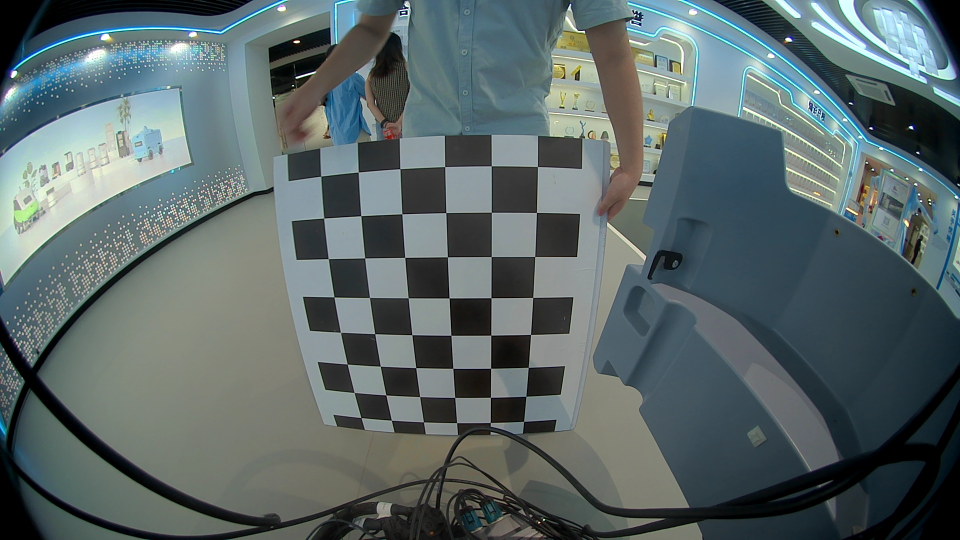
#> input picture samples/a/back/img_0047.jpg, 1920 x 1080 px (shown at 1/2 size); its folder holds only this picture in this run
$ jupyter execute --allow-errors calib_fisheye_camera.ipynb   (older library calls are emulated)
#> lines starting #> are read from the running program, lines starting #| are printed output that depends on the picture; long printed decimals are rounded
[cell 1]
import cv2
import numpy as np
from scipy.spatial.transform import Rotation as R


def generate_pixel_to_world_map(K, D, R_wc, t_wc, image_size, plane_z=0.0):
    H, W = image_size
    xyz_map = np.zeros((H, W, 3), dtype=np.float32)

    # 像素坐标网格
    u, v = np.meshgrid(np.arange(W), np.arange(H))  # shape: (H, W)
    pixel_coords = np.stack([u, v], axis=-1).astype(np.float32)  # (H, W, 2)
    pixel_coords_flat = pixel_coords.reshape(-1, 1, 2)

    # 去畸变得到归一化相机坐标
    undistorted_pts = cv2.fisheye.undistortPoints(pixel_coords_flat, K, D)  # (N,1,2)
    undistorted_pts = undistorted_pts.reshape(-1, 2)

    # 单位射线
    rays_cam = np.concatenate([undistorted_pts, np.ones((undistorted_pts.shape[0], 1))], axis=1)

    # 相机坐标系 → 世界坐标系的射线方向
    rays_world = (R_wc @ rays_cam.T).T  # (N,3)

    # ✅ 正确计算相机中心
    cam_center = t_wc.flatten()  # shape (3,)

    # 与 z=plane_z 的平面求交
    t_vals = (plane_z - cam_center[2]) / rays_world[:, 2]
    pts_world = cam_center + rays_world * t_vals[:, np.newaxis]

    xyz_map = pts_world.reshape(H, W, 3).astype(np.float32)
    return xyz_map

def save_xyz_map_binary(xyz_map: np.ndarray, file_path: str):
    # 确保是 float32 类型，等价于 CV_32FC3
    if xyz_map.dtype != np.float32:
        xyz_map = xyz_map.astype(np.float32)

    # 写入二进制文件
    with open(file_path, 'wb') as f:
        f.write(xyz_map.tobytes())

def compute_world_projection_errors(img_points, obj_points, xyz_map):
    """
    计算像素反投影到世界坐标后，与原始3D目标点之间的欧式距离误差。

    参数:
    - img_points: (N, 2) 图像中的像素点，二维数组。
    - obj_points: (N, 3) 对应的世界坐标点，三维数组。
    - xyz_map: (H, W, 3) 每个像素对应的世界坐标反投影结果。

    返回:
    - dist_errors: 每个点的欧式距离误差（单位：米）
    - mean_error: 平均误差
    """
    reprojected_world_points = []

    for px in img_points:
        u, v = int(round(px[0])), int(round(px[1]))
        if 0 <= v < xyz_map.shape[0] and 0 <= u < xyz_map.shape[1]:
            pt_world = xyz_map[v, u]  # 注意顺序是[y, x]
            reprojected_world_points.append(pt_world)
        else:
            reprojected_world_points.append([np.nan, np.nan, np.nan])  # 越界处理

    reprojected_world_points = np.array(reprojected_world_points)
    dist_errors = np.linalg.norm(obj_points - reprojected_world_points, axis=1)
    mean_error = np.nanmean(dist_errors)

    return dist_errors, mean_error

[cell 2]
# front
# 假设你已有内参 K 和畸变参数 D（4 个）
K = np.array([[511.88628231, 0, 967.12539385],
              [0, 510.43330913, 531.9395766],
              [0,  0,  1]])
D = np.array([0.12451778, -0.02741991, -0.00494669, 0.00162815])

# 世界坐标系中的棋盘格角点（Z=0）
obj_points = np.array([[0.8,0.8, 0],
                        [0.8,0.0, 0],
                       [0.8,-0.8, 0],
                       [1.6,-0.8, 0],
                        [1.6,0.0, 0],
                       [1.6,0.8, 0],
                       [2.4,0.8, 0],
                       [2.4,0.0, 0],
                    ], dtype=np.float32)

# 图像中的像素坐标（cv2.findChessboardCorners）
img_points = np.array([
    [554, 866],
    [979, 920],
    [1396, 854],
    [1244, 599],
    [972, 607],
    [698, 606],
    [778, 485],
    [969, 481]
], dtype=np.float32)

# 第一步：将畸变像素点转换为去畸变的归一化点
# 返回去畸变后的像素点
undistorted_pts = cv2.fisheye.undistortPoints(
    img_points.reshape(-1, 1, 2), K, D, P=K)
# reshape成 Nx2
undistorted_pts = undistorted_pts.reshape(-1, 2)
print("去畸变后的像素点：")
print(undistorted_pts)

# 第二步：调用普通solvePnP，传入去畸变后的像素点和无畸变的内参
retval, rvec, tvec = cv2.solvePnP(
    obj_points,
    undistorted_pts,
    K,
    distCoeffs=None,
    flags=cv2.SOLVEPNP_ITERATIVE
)
R_mat, _ = cv2.Rodrigues(rvec)
rotation = R.from_matrix(R_mat)
euler_angles = rotation.as_euler('ZYX', degrees=True)  # 输出 roll, pitch, yaw，单位是度
print(euler_angles)
# ✅ 验证：将 obj_points 投影回图像
# 注意：此时不带畸变，所以 distCoeffs=None
img_points_proj, _ = cv2.projectPoints(
    obj_points,
    rvec,
    tvec,
    K,
    distCoeffs=None
)
img_points_proj = img_points_proj.reshape(-1, 2)
print("投影点：")
print(img_points_proj)
# 计算重投影误差
errors = np.linalg.norm(undistorted_pts - img_points_proj, axis=1)
mean_error = np.mean(errors)

print("\n重投影误差 (单位：像素):")
for i, err in enumerate(errors):
    print(f"  点{i + 1}: 误差 = {err:.3f} px")
print(f"  平均误差 = {mean_error:.3f} px")

R_cam, _ = cv2.Rodrigues(rvec)
R_wc = R_cam.T
t_wc = -R_cam.T @ tvec

image_size = (1080, 1920)  # H, W

xyz_map = generate_pixel_to_world_map(K, D, R_wc, t_wc, image_size)

# 查看某像素的世界坐标
print("像素坐标对应的世界坐标:")
for px in img_points:
    u, v = int(round(px[0])), int(round(px[1]))
    print("Pixel (",v,",",u,") →", xyz_map[v, u])  # (X, Y, Z)
print("Pixel (554,866) →", xyz_map[606, 970])  # (X, Y, Z)
# save_xyz_map_binary(xyz_map, 'front_map.bin')

# 调用函数
dist_errors, mean_error = compute_world_projection_errors(img_points, obj_points, xyz_map)

# 打印结果
print("\n📏 3D 世界坐标误差 (单位：米):")
for i, err in enumerate(dist_errors):
    print(f"  点 {i+1}: 距离误差 = {err:.4f} m")
print(f"  平均距离误差 = {mean_error:.4f} m")

img_points = np.array([
    [1605, 695],
    [1454,545],
    [1359,468],
    [1250,395]

], dtype=np.float32)

# 世界坐标系中的棋盘格角点（Z=0）
obj_points = np.array([
    [1.06,-0.15-1.7485, 0],
    [1.90,-0.15-1.7485, 0],
    [2.61,-0.15-1.7485, 0],
    [3.85,-0.15-1.7485, 0],
    ], dtype=np.float32)
# 调用函数
dist_errors, mean_error = compute_world_projection_errors(img_points, obj_points, xyz_map)

# 打印结果
print("\n📏 3D 世界坐标误差 (单位：米):")
for i, err in enumerate(dist_errors):
    print(f"  点 {i+1}: 距离误差 = {err:.4f} m")
print(f"  平均距离误差 = {mean_error:.4f} m")

[cell 3]
# back
# 假设你已有内参 K 和畸变参数 D（4 个）
K = np.array([[514.90744619, 0, 968.86462645],
              [0, 512.60283951, 546.76151604],
              [0,  0,  1]])
D = np.array([0.12347001, -0.021647, -0.00894293, 0.00232777])

# 世界坐标系中的棋盘格角点（Z=0）
obj_points = np.array([[-0.8,-0.8, 0],
                       [-0.8,0, 0],
                       [-1.6,-0.8, 0],
                       [-1.6,0.0, 0]
                    ], dtype=np.float32)

# 图像中的像素坐标（cv2.findChessboardCorners）
img_points = np.array([
    [582, 724],
    [953, 740],
    [713, 534],
    [953, 528],
], dtype=np.float32)

# 第一步：将畸变像素点转换为去畸变的归一化点
# 返回去畸变后的像素点
undistorted_pts = cv2.fisheye.undistortPoints(
    img_points.reshape(-1, 1, 2), K, D, P=K)

# reshape成 Nx2
undistorted_pts = undistorted_pts.reshape(-1, 2)
print("去畸变后的像素点：")
print(undistorted_pts)

# 第二步：调用普通solvePnP，传入去畸变后的像素点和无畸变的内参
retval, rvec, tvec = cv2.solvePnP(
    obj_points,
    undistorted_pts,
    K,
    distCoeffs=None,
    flags=cv2.SOLVEPNP_ITERATIVE
)
R_mat, _ = cv2.Rodrigues(rvec)
rotation = R.from_matrix(R_mat)
euler_angles = rotation.as_euler('ZYX', degrees=True)  # 输出 roll, pitch, yaw，单位是度
print(euler_angles)
# ✅ 验证：将 obj_points 投影回图像
# 注意：此时不带畸变，所以 distCoeffs=None
img_points_proj, _ = cv2.projectPoints(
    obj_points,
    rvec,
    tvec,
    K,
    distCoeffs=None
)
img_points_proj = img_points_proj.reshape(-1, 2)
print("投影点：")
print(img_points_proj)
# 计算重投影误差
errors = np.linalg.norm(undistorted_pts - img_points_proj, axis=1)
mean_error = np.mean(errors)

print("\n重投影误差 (单位：像素):")
for i, err in enumerate(errors):
    print(f"  点{i + 1}: 误差 = {err:.3f} px")
print(f"  平均误差 = {mean_error:.3f} px")

R_cam, _ = cv2.Rodrigues(rvec)
R_wc = R_cam.T
t_wc = -R_cam.T @ tvec

image_size = (1080, 1920)  # H, W

xyz_map = generate_pixel_to_world_map(K, D, R_wc, t_wc, image_size)

# 查看某像素的世界坐标
print("像素坐标对应的世界坐标:")
for px in img_points:
    u, v = int(round(px[0])), int(round(px[1]))
    print("Pixel (",v,",",u,") →", xyz_map[v, u])  # (X, Y, Z)
print("Pixel (554,866) →", xyz_map[606, 970])  # (X, Y, Z)

# save_xyz_map_binary(xyz_map, 'back_map.bin')

# 调用函数
dist_errors, mean_error = compute_world_projection_errors(img_points, obj_points, xyz_map)

# 打印结果
print("\n📏 3D 世界坐标误差 (单位：米):")
for i, err in enumerate(dist_errors):
    print(f"  点 {i+1}: 距离误差 = {err:.4f} m")
print(f"  平均距离误差 = {mean_error:.4f} m")


img_points = np.array([
    [251, 783],
    [412,602],
    [608,450],
    [683,403]

], dtype=np.float32)

# 世界坐标系中的棋盘格角点（Z=0）
obj_points = np.array([
    [-0.27,-0.15-1.7485, 0],
    [-1.12,-0.15-1.7485, 0],
    [-2.46,-0.15-1.7485, 0],
    [-3.27,-0.15-1.7485, 0],
    ], dtype=np.float32)
# 调用函数
dist_errors, mean_error = compute_world_projection_errors(img_points, obj_points, xyz_map)

# 打印结果
print("\n📏 3D 世界坐标误差 (单位：米):")
for i, err in enumerate(dist_errors):
    print(f"  点 {i+1}: 距离误差 = {err:.4f} m")
print(f"  平均距离误差 = {mean_error:.4f} m")

[cell 4]
# left
# 假设你已有内参 K 和畸变参数 D（4 个）
K = np.array([[515.03734186, 0, 965.79609603],
              [0, 513.98728645, 539.65789101],
              [0,  0,  1]])
D = np.array([0.09528073, 0.06931891, -0.10041033, 0.03081875])

# 世界坐标系中的棋盘格角点（Z=0）
obj_points = np.array([
                        [0.8,1.6, 0],
                       [0.8,0.8, 0],
                       [1.6,0.0, 0],
                       [1.6,0.8, 0],
                       [0.0,0.8, 0],
                       [2.4,0.0, 0],
                       [2.4,0.8, 0],
                    ], dtype=np.float32)

# 图像中的像素坐标（cv2.findChessboardCorners）
img_points = np.array([
    [886, 558],
    [998, 749],
    [1475, 847],
    [1243, 640],
    [624, 863],
    [1552, 702],
    [1369, 571],
], dtype=np.float32)

# 第一步：将畸变像素点转换为去畸变的归一化点
# 返回去畸变后的像素点
undistorted_pts = cv2.fisheye.undistortPoints(
    img_points.reshape(-1, 1, 2), K, D, P=K)

# reshape成 Nx2
undistorted_pts = undistorted_pts.reshape(-1, 2)
print("去畸变后的像素点：")
print(undistorted_pts)

# 第二步：调用普通solvePnP，传入去畸变后的像素点和无畸变的内参
retval, rvec, tvec = cv2.solvePnP(
    obj_points,
    undistorted_pts,
    K,
    distCoeffs=None,
    flags=cv2.SOLVEPNP_ITERATIVE
)
R_mat, _ = cv2.Rodrigues(rvec)
rotation = R.from_matrix(R_mat)
euler_angles = rotation.as_euler('ZYX', degrees=True)  # 输出 roll, pitch, yaw，单位是度
print(euler_angles)
# ✅ 验证：将 obj_points 投影回图像
# 注意：此时不带畸变，所以 distCoeffs=None
img_points_proj, _ = cv2.projectPoints(
    obj_points,
    rvec,
    tvec,
    K,
    distCoeffs=None
)
img_points_proj = img_points_proj.reshape(-1, 2)
print("投影点：")
print(img_points_proj)
# 计算重投影误差
errors = np.linalg.norm(undistorted_pts - img_points_proj, axis=1)
mean_error = np.mean(errors)

print("\n重投影误差 (单位：像素):")
for i, err in enumerate(errors):
    print(f"  点{i + 1}: 误差 = {err:.3f} px")
print(f"  平均误差 = {mean_error:.3f} px")

R_cam, _ = cv2.Rodrigues(rvec)
R_wc = R_cam.T
t_wc = -R_cam.T @ tvec

image_size = (1080, 1920)  # H, W

xyz_map = generate_pixel_to_world_map(K, D, R_wc, t_wc, image_size)

# 查看某像素的世界坐标
print("像素坐标对应的世界坐标:")
for px in img_points:
    u, v = int(round(px[0])), int(round(px[1]))
    print("Pixel (",v,",",u,") →", xyz_map[v, u])  # (X, Y, Z)
print("Pixel (554,866) →", xyz_map[606, 970])  # (X, Y, Z)

# save_xyz_map_binary(xyz_map, 'left_map.bin')


# 调用函数
dist_errors, mean_error = compute_world_projection_errors(img_points, obj_points, xyz_map)

# 打印结果
print("\n📏 3D 世界坐标误差 (单位：米):")
for i, err in enumerate(dist_errors):
    print(f"  点 {i+1}: 距离误差 = {err:.4f} m")
print(f"  平均距离误差 = {mean_error:.4f} m")


img_points = np.array([
    [305, 586],
    [409,557],
    [577,516],
    [877,461]

], dtype=np.float32)

# 世界坐标系中的棋盘格角点（Z=0）
obj_points = np.array([
    [-2.03,0.15+2.2285, 0],
    [-1.31,0.15+2.2285, 0],
    [-0.46,0.15+2.2285, 0],
    [0.90,0.15+2.2285, 0],
    ], dtype=np.float32)
# 调用函数
dist_errors, mean_error = compute_world_projection_errors(img_points, obj_points, xyz_map)

# 打印结果
print("\n📏 3D 世界坐标误差 (单位：米):")
for i, err in enumerate(dist_errors):
    print(f"  点 {i+1}: 距离误差 = {err:.4f} m")
print(f"  平均距离误差 = {mean_error:.4f} m")

[cell 5]
# right
# 假设你已有内参 K 和畸变参数 D（4 个）
K = np.array([[513.01296421, 0, 968.08212686],
              [0, 511.45945492, 529.89082084],
              [0,  0,  1]])
D = np.array([0.12957965, -0.02998568, -0.00449943, 0.00157089])

# 世界坐标系中的棋盘格角点（Z=0）
obj_points = np.array([[1.6,0.0, 0],
                       [2.4,0.0, 0],
                       [2.4,-0.8, 0],
                       [0.8,-0.8, 0],
                        [0.0,-0.8, 0],
                        [1.6,-0.8, 0]
                    ], dtype=np.float32)

# 图像中的像素坐标（cv2.findChessboardCorners）
img_points = np.array([
    [458, 844],
    [379, 700],
    [562, 572],
    [935, 746],
    [1304, 855],
    [689, 639],
], dtype=np.float32)

# 第一步：将畸变像素点转换为去畸变的归一化点
# 返回去畸变后的像素点
undistorted_pts = cv2.fisheye.undistortPoints(
    img_points.reshape(-1, 1, 2), K, D, P=K)

# reshape成 Nx2
undistorted_pts = undistorted_pts.reshape(-1, 2)
print("去畸变后的像素点：")
print(undistorted_pts)

# 第二步：调用普通solvePnP，传入去畸变后的像素点和无畸变的内参
retval, rvec, tvec = cv2.solvePnP(
    obj_points,
    undistorted_pts,
    K,
    distCoeffs=None,
    flags=cv2.SOLVEPNP_ITERATIVE
)
R_mat, _ = cv2.Rodrigues(rvec)
rotation = R.from_matrix(R_mat)
euler_angles = rotation.as_euler('ZYX', degrees=True)  # 输出 roll, pitch, yaw，单位是度
print(euler_angles)
# ✅ 验证：将 obj_points 投影回图像
# 注意：此时不带畸变，所以 distCoeffs=None
img_points_proj, _ = cv2.projectPoints(
    obj_points,
    rvec,
    tvec,
    K,
    distCoeffs=None
)
img_points_proj = img_points_proj.reshape(-1, 2)
print("投影点：")
print(img_points_proj)
# 计算重投影误差
errors = np.linalg.norm(undistorted_pts - img_points_proj, axis=1)
mean_error = np.mean(errors)

print("\n重投影误差 (单位：像素):")
for i, err in enumerate(errors):
    print(f"  点{i + 1}: 误差 = {err:.3f} px")
print(f"  平均误差 = {mean_error:.3f} px")

R_cam, _ = cv2.Rodrigues(rvec)
R_wc = R_cam.T
t_wc = -R_cam.T @ tvec

image_size = (1080, 1920)  # H, W

xyz_map = generate_pixel_to_world_map(K, D, R_wc, t_wc, image_size)


# save_xyz_map_binary(xyz_map, 'right_map.bin')

# 查看某像素的世界坐标
print("像素坐标对应的世界坐标:")
for px in img_points:
    u, v = int(round(px[0])), int(round(px[1]))
    print("Pixel (",v,",",u,") →", xyz_map[v, u])  # (X, Y, Z)
print("Pixel (554,866) →", xyz_map[606, 970])  # (X, Y, Z)

# 调用函数
dist_errors, mean_error = compute_world_projection_errors(img_points, obj_points, xyz_map)

# 打印结果
print("\n📏 3D 世界坐标误差 (单位：米):")
for i, err in enumerate(dist_errors):
    print(f"  点 {i+1}: 距离误差 = {err:.4f} m")
print(f"  平均距离误差 = {mean_error:.4f} m")

img_points = np.array([
    [741, 450],
    [847,471],
    [1019,505],
    [1378,585]

], dtype=np.float32)

# 世界坐标系中的棋盘格角点（Z=0）
obj_points = np.array([
    [2.61,-0.15-1.7485, 0],
    [1.90,-0.15-1.7485, 0],
    [1.06,-0.15-1.7485, 0],
    [-0.27,-0.15-1.7485, 0],
    ], dtype=np.float32)
# 调用函数
dist_errors, mean_error = compute_world_projection_errors(img_points, obj_points, xyz_map)

# 打印结果
print("\n📏 3D 世界坐标误差 (单位：米):")
for i, err in enumerate(dist_errors):
    print(f"  点 {i+1}: 距离误差 = {err:.4f} m")
print(f"  平均距离误差 = {mean_error:.4f} m")

#> (a cell that did not finish here is left out)

[cell 7]
import cv2
import numpy as np
import cv2.aruco as aruco

# 定义字典（和你打印marker用的一致）
aruco_dict = aruco.getPredefinedDictionary(aruco.DICT_6X6_100)

# 假设你有3个marker，ID分别是10, 20, 30
ids = np.array([10, 20, 30])

# marker边长（单位米）
marker_length = 0.04

# 手动定义每个marker四个角点的世界坐标，顺序对应OpenCV角点顺序:
# [top-left, top-right, bottom-right, bottom-left]
obj_points = []

# Marker 10，假设放置在原点，平面z=0
obj_points.append(np.array([
    [0, 0, 0],
    [marker_length, 0, 0],
    [marker_length, marker_length, 0],
    [0, marker_length, 0]
], dtype=np.float32))

# Marker 20，右移10cm放置
obj_points.append(np.array([
    [0.10, 0, 0],
    [0.10 + marker_length, 0, 0],
    [0.10 + marker_length, marker_length, 0],
    [0.10, marker_length, 0]
], dtype=np.float32))

# Marker 30，下移10cm放置
obj_points.append(np.array([
    [0, -0.10, 0],
    [marker_length, -0.10, 0],
    [marker_length, -0.10 + marker_length, 0],
    [0, -0.10 + marker_length, 0]
], dtype=np.float32))

# 创建自定义Board
#> (the rest of this cell did not finish here and is left out)

[cell 8]
import cv2
import numpy as np
import glob

CHECKERBOARD = (6, 8)  # 角点数
square_size = 0.024  # 单位：米

# 构建世界坐标点（0,0,0), (1,0,0)..., (6,8,0)
objp = np.zeros((1, CHECKERBOARD[0]*CHECKERBOARD[1], 3), np.float32)
objp[0, :, :2] = np.mgrid[0:CHECKERBOARD[0], 0:CHECKERBOARD[1]].T.reshape(-1, 2)
objp *= square_size

objpoints = []  # 3D 点
imgpoints = []  # 2D 点

images = glob.glob("/home/ubuntu/Desktop/project/sensor-calibration/tmp/0702_office_952/back/*.jpg")

for fname in images:
    img = cv2.imread(fname)
#> img is the input picture: shape (1080, 1920, 3); mean B, G, R 104.7, 103.9, 90.5
    gray = cv2.cvtColor(img, cv2.COLOR_BGR2GRAY)
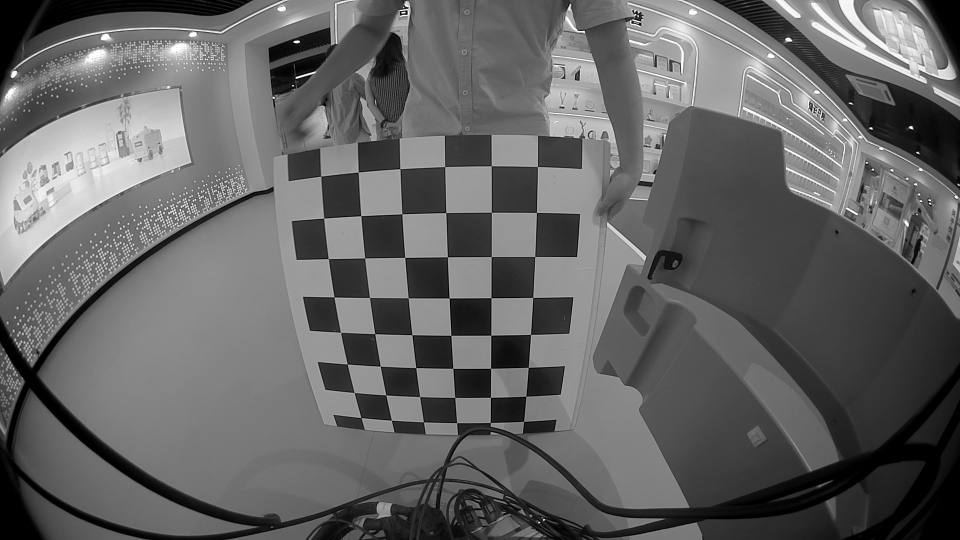
#> gray: shape (1080, 1920) (shown at 1/2 size); min 0, max 255, mean 100

    ret, corners = cv2.findChessboardCorners(gray, CHECKERBOARD,
        cv2.CALIB_CB_ADAPTIVE_THRESH + cv2.CALIB_CB_FAST_CHECK + cv2.CALIB_CB_NORMALIZE_IMAGE)
#> ret = True; corners = 48 rows, first 8: [644, 355], [714, 347], [802, 340], [890, 333.8], [982.7, 332.3], [1075.3, 333.4], [647.8, 436.5], [722, 432]

    if ret:
        corners_subpix = cv2.cornerSubPix(gray, corners, (11,11), (-1,-1),
            (cv2.TERM_CRITERIA_EPS + cv2.TERM_CRITERIA_MAX_ITER, 30, 1e-6))
#> corners_subpix = 48 rows, first 8: [641.9, 352.7], [716.9, 344.5], [800.3, 337.9], [890, 333.7], [982.8, 332.2], [1075.3, 333.5], [647.8, 436.6], [722.2, 431.9]

        objpoints.append(objp)
        imgpoints.append(corners_subpix)

# 标定
K = np.zeros((3, 3))
D = np.zeros((4, 1))
rvecs = []
tvecs = []

ret, K, D, rvecs, tvecs = cv2.fisheye.calibrate(
    objpoints, imgpoints, gray.shape[::-1], K, D, rvecs, tvecs,
    cv2.fisheye.CALIB_RECOMPUTE_EXTRINSIC  + cv2.fisheye.CALIB_FIX_SKEW,
    (cv2.TERM_CRITERIA_EPS + cv2.TERM_CRITERIA_MAX_ITER, 100, 1e-6)
)
#> ret = 0.431; K = [[758.6, 0, 973.7], [0, 786.9, 546.8], [0, 0, 1]]; D = [-0.0271, -1.57, 9.19, -17.02]; rvecs = ([0.379, -0.0181, -0.00403],); tvecs = ([-0.0935, -0.0527, 0.188],)
# + cv2.fisheye.CALIB_CHECK_COND
print(f"OpenCV version: {cv2.__version__}")
print("K:\n", K)
#| K:
#|  [[758.556   0.         973.734]
#|  [  0.         786.897 546.810]
#|  [  0.           0.           1.        ]]
print("D:\n", D)
#| D:
#|  [[ -0.02712]
#|  [ -1.570]
#|  [  9.195]
#|  [-17.020]]
print("RMS:", ret)
#| RMS: 0.431

[cell 9]
from itertools import cycle
import cv2
import numpy as np


fx = 9.9202979739443606e+02
fy = 9.9183957467196092e+02
cx = 9.9561034822066893e+02
cy = 5.5745500621977521e+02
k1 = -7.0552270215852073e-02
k2 = 1.5159950914049524e-03
k3 = -1.9587693164303262e-02
k4 = 1.5825138514192139e-02
# 相机内参
K = np.array([[fx, 0, cx],
              [0, fy, cy],
              [0, 0, 1]], dtype=np.float64)

# KB 畸变系数
D = np.array([k1, k2, k3, k4], dtype=np.float64)

# 原始图像
img = cv2.imread('/home/ubuntu/Desktop/project/sensor-calibration/notebooks/front_wide.jpg')
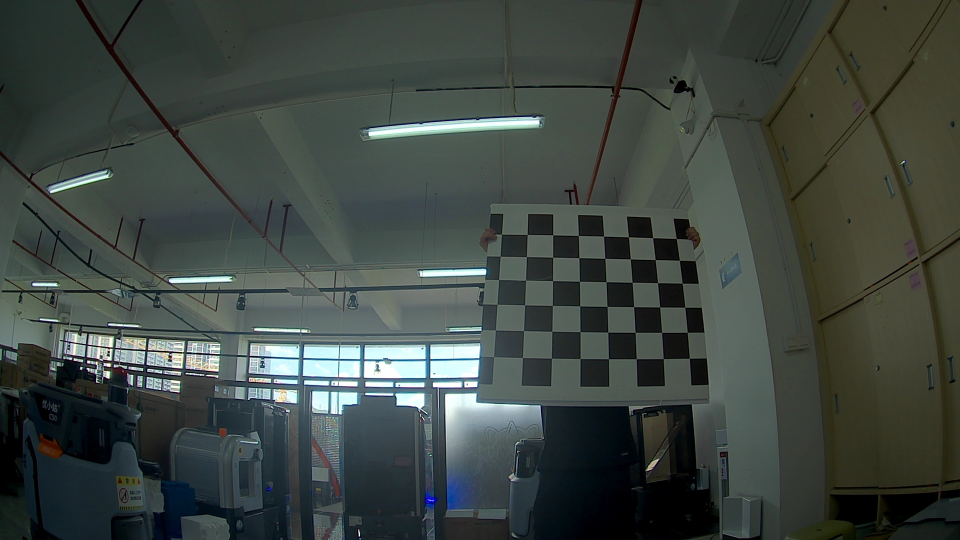
#> input picture notebooks/front_wide.jpg, 1920 x 1080 px, found by its file name (shown at 1/2 size)
#> img is the input picture: shape (1080, 1920, 3); mean B, G, R 65.9, 70.8, 62.5

# 去畸变映射
h, w = img.shape[:2]
#> h = 1080; w = 1920
map1, map2 = cv2.fisheye.initUndistortRectifyMap(
    K, D, np.eye(3), K, (w, h), cv2.CV_32FC1
)

undistorted = cv2.remap(img, map1, map2, interpolation=cv2.INTER_LINEAR)
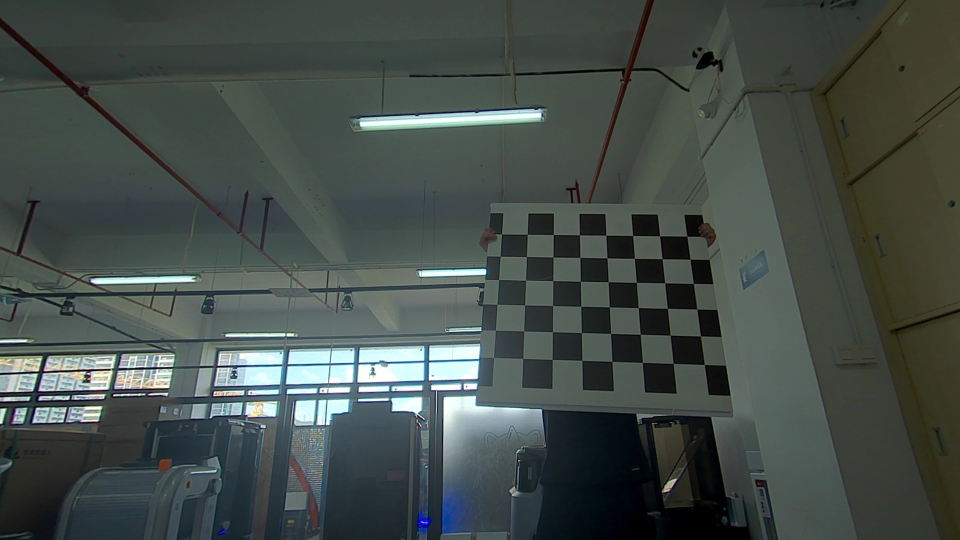
#> undistorted: shape (1080, 1920, 3) (shown at 1/2 size); mean B, G, R 73.4, 77.6, 68.6

cv2.imwrite('front_wide_undistorted_kb.jpg', undistorted)
#> Out = True
